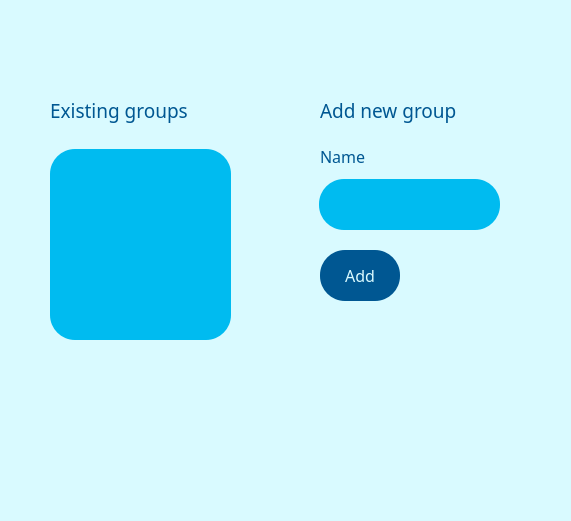
<?xml version="1.0" encoding="UTF-8"?>
<ui version="4.0">
 <class>Grouping</class>
 <widget class="QWidget" name="Grouping">
  <property name="geometry">
   <rect>
    <x>0</x>
    <y>0</y>
    <width>571</width>
    <height>521</height>
   </rect>
  </property>
  <property name="windowTitle">
   <string>Form</string>
  </property>
  <property name="styleSheet">
   <string notr="true">#Grouping{
background:#d9faff}</string>
  </property>
  <widget class="QLabel" name="addnewgroup">
   <property name="geometry">
    <rect>
     <x>320</x>
     <y>95</y>
     <width>171</width>
     <height>31</height>
    </rect>
   </property>
   <property name="font">
    <font>
     <family>Kalameh Black</family>
     <pointsize>14</pointsize>
    </font>
   </property>
   <property name="styleSheet">
    <string notr="true">QLabel{
color:#005792}</string>
   </property>
   <property name="text">
    <string>Add new group</string>
   </property>
  </widget>
  <widget class="QLabel" name="exisitinggroups">
   <property name="geometry">
    <rect>
     <x>50</x>
     <y>90</y>
     <width>181</width>
     <height>41</height>
    </rect>
   </property>
   <property name="font">
    <font>
     <family>Kalameh Black</family>
     <pointsize>14</pointsize>
    </font>
   </property>
   <property name="styleSheet">
    <string notr="true">QLabel{
color:#005792}</string>
   </property>
   <property name="text">
    <string>Existing groups</string>
   </property>
  </widget>
  <widget class="QLabel" name="name">
   <property name="geometry">
    <rect>
     <x>320</x>
     <y>146</y>
     <width>101</width>
     <height>20</height>
    </rect>
   </property>
   <property name="font">
    <font>
     <family>Kalameh ExtraBold</family>
     <pointsize>12</pointsize>
    </font>
   </property>
   <property name="styleSheet">
    <string notr="true">QLabel{
color:#005792}</string>
   </property>
   <property name="text">
    <string>Name</string>
   </property>
  </widget>
  <widget class="QLineEdit" name="groupname">
   <property name="geometry">
    <rect>
     <x>340</x>
     <y>180</y>
     <width>141</width>
     <height>41</height>
    </rect>
   </property>
   <property name="font">
    <font>
     <family>Kalameh Bold</family>
     <pointsize>11</pointsize>
    </font>
   </property>
   <property name="styleSheet">
    <string notr="true">#groupname{
background:#00bbf0;
border-radius:25px;
color:#00204a;
}</string>
   </property>
  </widget>
  <widget class="QPushButton" name="add">
   <property name="geometry">
    <rect>
     <x>320</x>
     <y>250</y>
     <width>80</width>
     <height>51</height>
    </rect>
   </property>
   <property name="font">
    <font>
     <family>Kalameh Bold</family>
     <pointsize>12</pointsize>
    </font>
   </property>
   <property name="styleSheet">
    <string notr="true">#add{
background:#005792;
border-radius:25px;
color:#d9faff;

}
#add:hover{
background:#00204a;
border-radius:25px;
color:#d9faff;

}</string>
   </property>
   <property name="text">
    <string>Add</string>
   </property>
  </widget>
  <widget class="QFrame" name="frame">
   <property name="geometry">
    <rect>
     <x>50</x>
     <y>149</y>
     <width>181</width>
     <height>191</height>
    </rect>
   </property>
   <property name="styleSheet">
    <string notr="true">#frame{
background:#00bbf0;
border-radius:25px;
color:#d9faff}</string>
   </property>
   <property name="frameShape">
    <enum>QFrame::StyledPanel</enum>
   </property>
   <property name="frameShadow">
    <enum>QFrame::Raised</enum>
   </property>
   <widget class="QTextBrowser" name="existlist">
    <property name="geometry">
     <rect>
      <x>10</x>
      <y>10</y>
      <width>161</width>
      <height>171</height>
     </rect>
    </property>
    <property name="font">
     <font>
      <family>Kalameh Bold</family>
      <pointsize>12</pointsize>
     </font>
    </property>
    <property name="styleSheet">
     <string notr="true">#existlist{
background:#00bbf0;
border-radius:25px;
color:#d9faff}</string>
    </property>
   </widget>
  </widget>
  <widget class="QFrame" name="frame_2">
   <property name="geometry">
    <rect>
     <x>319</x>
     <y>179</y>
     <width>181</width>
     <height>51</height>
    </rect>
   </property>
   <property name="styleSheet">
    <string notr="true">#frame_2{
background:#00bbf0;
border-radius:25px;
color:#00204a;
}</string>
   </property>
   <property name="frameShape">
    <enum>QFrame::StyledPanel</enum>
   </property>
   <property name="frameShadow">
    <enum>QFrame::Raised</enum>
   </property>
  </widget>
  <zorder>frame_2</zorder>
  <zorder>frame</zorder>
  <zorder>addnewgroup</zorder>
  <zorder>exisitinggroups</zorder>
  <zorder>name</zorder>
  <zorder>groupname</zorder>
  <zorder>add</zorder>
 </widget>
 <resources/>
 <connections/>
</ui>
